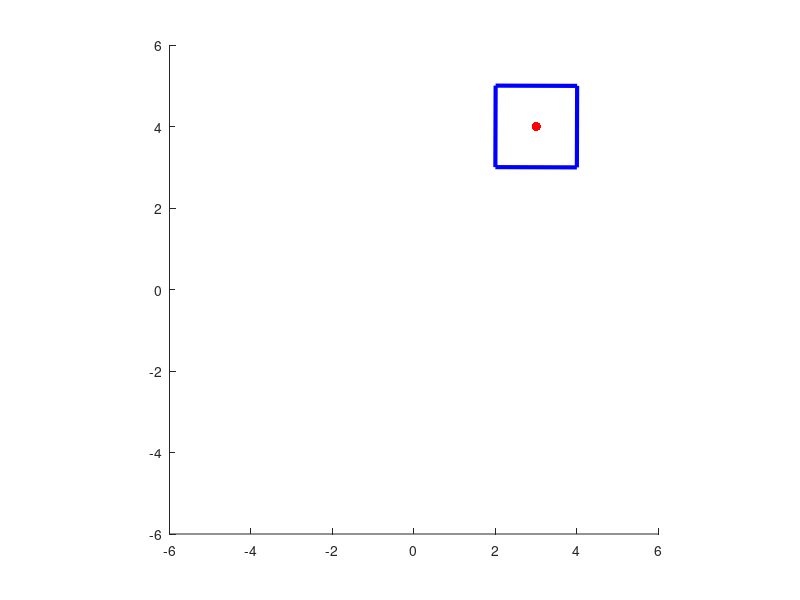

This chart was generated by the following MATLAB code:
close all;
clear all;

% A 2D pologyon: square of 2 by 2 units.
p = [-1 1 1 -1 -1 ; -1 -1 1 1 -1];

% Points in p are to be in homogeneous coordinates.
p(3,:) = 1;

% Set up axes for plotting our animation.
figure;
hold on;
axis equal;

% The square should rotate about this point.
point = [3; 4];
pointprime = [1 0 point(1,:); 0 1 point(2,:); 0 0 1];

for theta = 0:0.01:2 * pi

    % Set up matrix R to be a rotation transformation
    % (anticlockwise about origin by angle theta).
    R = [cos(theta) -sin(theta) 0; sin(theta) cos(theta) 0; 0 0 1];
    Rprime = pointprime * R;

    % Perform the transform R.
    pprime = Rprime * p;
    
    % Divide by homogeneous coordinate.
    pprime(1,:) = pprime(1,:) ./ pprime(3,:);
    pprime(2,:) = pprime(2,:) ./ pprime(3,:);
    
    % Plot polygon in pprime in blue, point in red.
    cla; % clear axes
    plot(pprime(1,:), pprime(2,:), 'b', 'LineWidth', 3);
    plot(point(1), point(2), 'r.', 'MarkerSize', 20);
    axis([-6 6 -6 6]);
    drawnow;

end